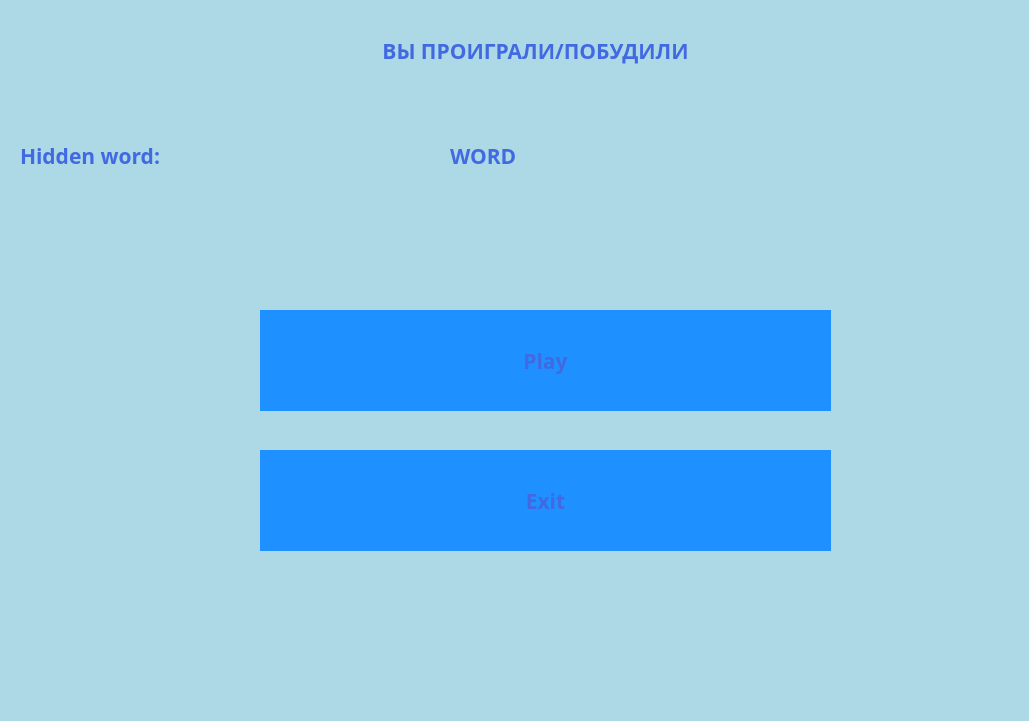
<?xml version="1.0" encoding="UTF-8"?>
<ui version="4.0">
 <class>MainWindow</class>
 <widget class="QMainWindow" name="MainWindow">
  <property name="geometry">
   <rect>
    <x>0</x>
    <y>0</y>
    <width>1029</width>
    <height>721</height>
   </rect>
  </property>
  <property name="windowTitle">
   <string>MainWindow</string>
  </property>
  <property name="styleSheet">
   <string notr="true">QWidget {
	color: #4169E1;
	background-color: #ADD8E6;
	font-family: Rubik;
	font-size: 16pt;
	font-weight: 600;
}

QPushButton {
	background-color: #1E90FF;
	border: none;
}
QPushButton:hover {
	background-color: #00BFFF;
}

QPushButton:pressed {
	background-color:#0000FF;
}

</string>
  </property>
  <widget class="QWidget" name="centralwidget">
   <widget class="QPushButton" name="pushButton">
    <property name="geometry">
     <rect>
      <x>260</x>
      <y>310</y>
      <width>571</width>
      <height>101</height>
     </rect>
    </property>
    <property name="text">
     <string>Play</string>
    </property>
   </widget>
   <widget class="QLabel" name="label">
    <property name="geometry">
     <rect>
      <x>140</x>
      <y>20</y>
      <width>791</width>
      <height>61</height>
     </rect>
    </property>
    <property name="text">
     <string>ВЫ ПРОИГРАЛИ/ПОБУДИЛИ</string>
    </property>
    <property name="alignment">
     <set>Qt::AlignCenter</set>
    </property>
   </widget>
   <widget class="QPushButton" name="pushButton_2">
    <property name="geometry">
     <rect>
      <x>260</x>
      <y>450</y>
      <width>571</width>
      <height>101</height>
     </rect>
    </property>
    <property name="text">
     <string>Exit</string>
    </property>
   </widget>
   <widget class="QLabel" name="label_3">
    <property name="geometry">
     <rect>
      <x>20</x>
      <y>140</y>
      <width>311</width>
      <height>31</height>
     </rect>
    </property>
    <property name="text">
     <string>Hidden word:</string>
    </property>
   </widget>
   <widget class="QLabel" name="word">
    <property name="geometry">
     <rect>
      <x>450</x>
      <y>140</y>
      <width>571</width>
      <height>31</height>
     </rect>
    </property>
    <property name="text">
     <string>WORD</string>
    </property>
   </widget>
  </widget>
 </widget>
 <resources/>
 <connections/>
</ui>
